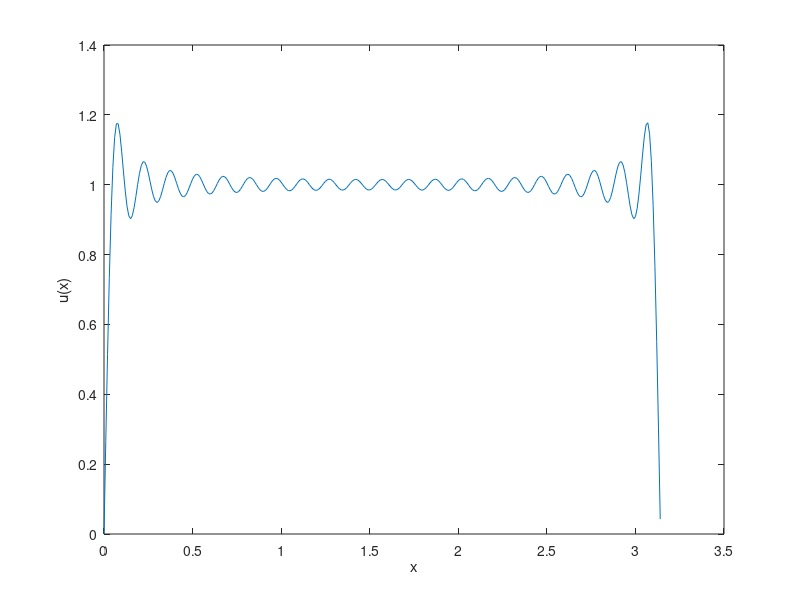

Recreate this plot in MATLAB.
x=0:0.01:pi;

N = 21;

uN = zeros(1,length(x)); % dc component
for n=1:N
  uN = uN + (1/((2*n)-1)) * sin( ((2*n) -1)*x );
end

u = (4/pi) * uN;
plot(x,u)
xlabel('x')
ylabel('u(x)')